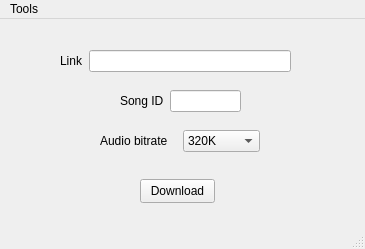
<?xml version="1.0" encoding="UTF-8"?>
<ui version="4.0">
 <class>MainWindow</class>
 <widget class="QMainWindow" name="MainWindow">
  <property name="windowModality">
   <enum>Qt::NonModal</enum>
  </property>
  <property name="geometry">
   <rect>
    <x>0</x>
    <y>0</y>
    <width>365</width>
    <height>249</height>
   </rect>
  </property>
  <property name="sizePolicy">
   <sizepolicy hsizetype="Preferred" vsizetype="Preferred">
    <horstretch>0</horstretch>
    <verstretch>0</verstretch>
   </sizepolicy>
  </property>
  <property name="minimumSize">
   <size>
    <width>365</width>
    <height>249</height>
   </size>
  </property>
  <property name="maximumSize">
   <size>
    <width>365</width>
    <height>249</height>
   </size>
  </property>
  <property name="windowTitle">
   <string>GD Custom Song Downloader</string>
  </property>
  <property name="locale">
   <locale language="English" country="UnitedStates"/>
  </property>
  <widget class="QWidget" name="centralwidget">
   <widget class="QWidget" name="horizontalLayoutWidget">
    <property name="geometry">
     <rect>
      <x>60</x>
      <y>30</y>
      <width>231</width>
      <height>24</height>
     </rect>
    </property>
    <layout class="QHBoxLayout" name="horizontalLayout">
     <item>
      <widget class="QLabel" name="label_link">
       <property name="text">
        <string>Link</string>
       </property>
      </widget>
     </item>
     <item>
      <widget class="QLineEdit" name="lineEdit_link"/>
     </item>
    </layout>
   </widget>
   <widget class="QWidget" name="horizontalLayoutWidget_3">
    <property name="geometry">
     <rect>
      <x>100</x>
      <y>110</y>
      <width>160</width>
      <height>24</height>
     </rect>
    </property>
    <layout class="QHBoxLayout" name="horizontalLayout_3">
     <item>
      <widget class="QLabel" name="label_bitrate">
       <property name="text">
        <string>Audio bitrate</string>
       </property>
      </widget>
     </item>
     <item>
      <widget class="QComboBox" name="comboBox_bitrate">
       <item>
        <property name="text">
         <string>320K</string>
        </property>
       </item>
       <item>
        <property name="text">
         <string>256K</string>
        </property>
       </item>
       <item>
        <property name="text">
         <string>192K</string>
        </property>
       </item>
       <item>
        <property name="text">
         <string>128K</string>
        </property>
       </item>
      </widget>
     </item>
    </layout>
   </widget>
   <widget class="QPushButton" name="pushButton_downloadSong">
    <property name="geometry">
     <rect>
      <x>140</x>
      <y>160</y>
      <width>75</width>
      <height>24</height>
     </rect>
    </property>
    <property name="text">
     <string>Download</string>
    </property>
   </widget>
   <widget class="QWidget" name="horizontalLayoutWidget_2">
    <property name="geometry">
     <rect>
      <x>120</x>
      <y>70</y>
      <width>121</width>
      <height>24</height>
     </rect>
    </property>
    <layout class="QHBoxLayout" name="horizontalLayout_2">
     <item>
      <widget class="QLabel" name="label_id">
       <property name="text">
        <string>Song ID</string>
       </property>
      </widget>
     </item>
     <item>
      <widget class="QLineEdit" name="lineEdit_id"/>
     </item>
    </layout>
   </widget>
  </widget>
  <widget class="QMenuBar" name="menubar">
   <property name="geometry">
    <rect>
     <x>0</x>
     <y>0</y>
     <width>365</width>
     <height>22</height>
    </rect>
   </property>
   <widget class="QMenu" name="menuTools">
    <property name="title">
     <string>Tools</string>
    </property>
    <addaction name="actionDownload_ytdl"/>
    <addaction name="actionDownload_ffmpeg"/>
   </widget>
   <addaction name="menuTools"/>
  </widget>
  <widget class="QStatusBar" name="statusbar"/>
  <action name="actionDownload_ytdl">
   <property name="text">
    <string>Download youtube-dl</string>
   </property>
  </action>
  <action name="actionDownload_ffmpeg">
   <property name="text">
    <string>Download FFmpeg</string>
   </property>
  </action>
 </widget>
 <resources/>
 <connections/>
</ui>
